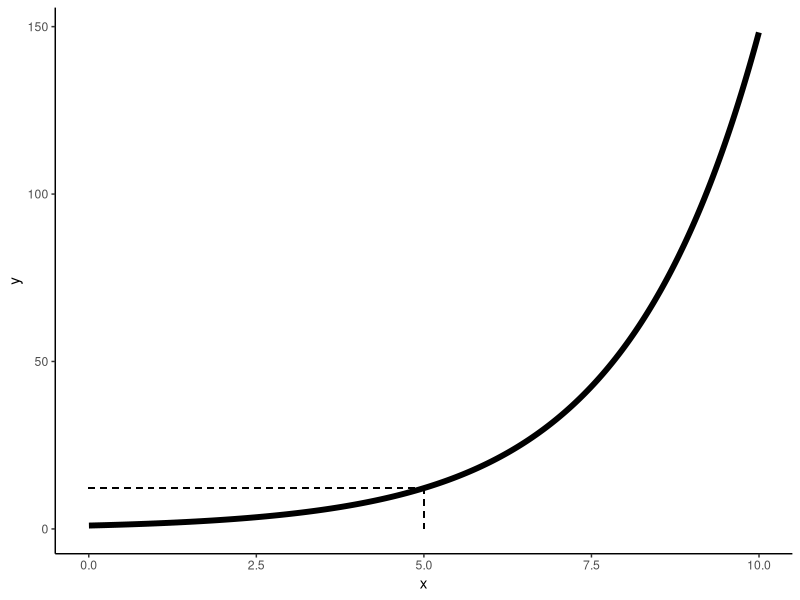

Source code (R):
# code to demostrate Jensens' inequality

library(tidyverse)

Slope = 0.5
tibble(
  x = runif(1000, 0, 10),
  y = exp(x * Slope)
) ->
dt

dt |>
  ggplot() +
  aes(x, y) +
  geom_line(linewidth = 2) +
  theme_classic() +
  geom_segment(
    aes(x = 0, y = exp(5 * Slope), xend = 5, yend = exp(5 * Slope)),
    linetype = 2
  ) +
  geom_segment(
    aes(x = 5, y = 0, xend = 5, yend = exp(5 * Slope)),
    linetype = 2
  )

quartz()
x_sampled = rnorm(1000, 5, 0.8)
y_sampled = exp(x_sampled * Slope)
mean(y_sampled) - mean(exp(5 * Slope))
